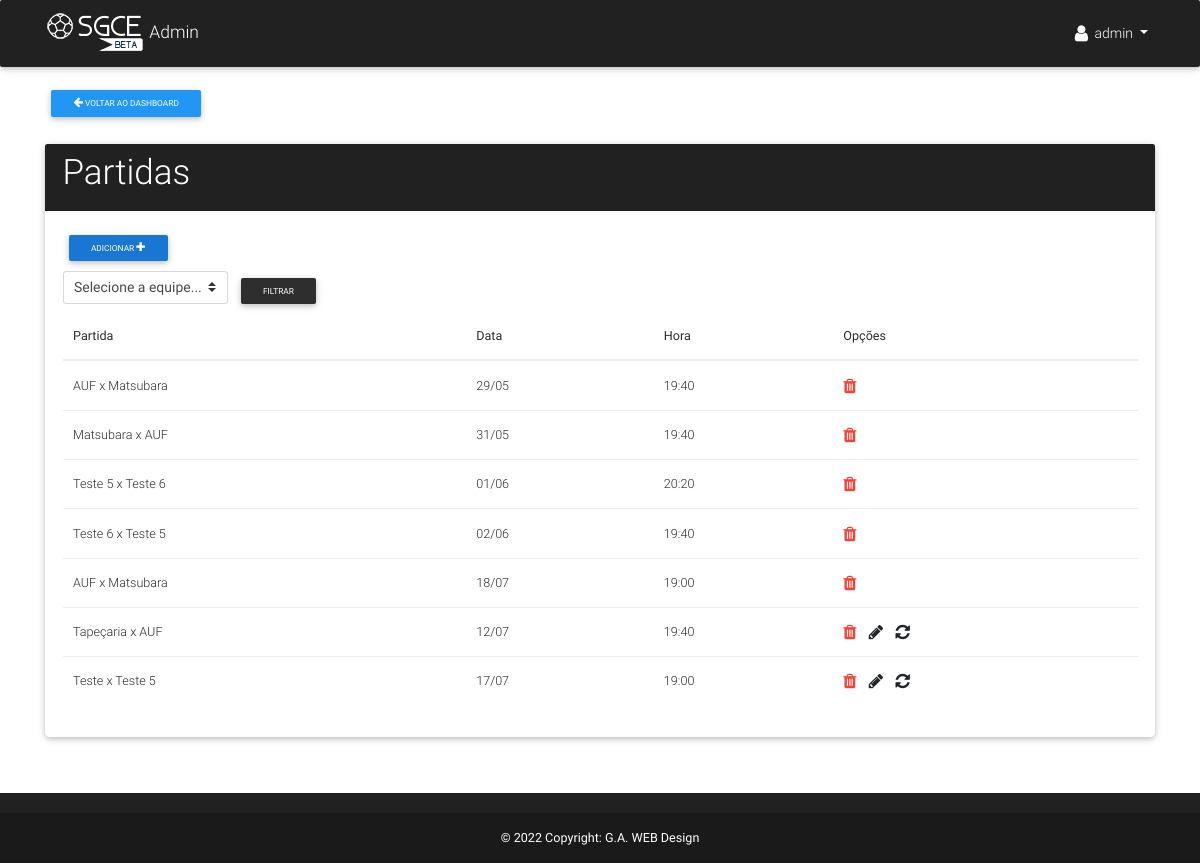
The app's page /manager/campeonatos/list_partida/1/ (signed in) with its own data.
### app/models.py (models this page shows, shortened)
class Partida(models.Model):
    FASE = (
        ('G', 'Grupos'),
        ('O','Oitavas'),
        ('Q','Quartas'),
        ('S', 'Semi-final'),
        ('F', 'Final')
    )
    mandante = models.ForeignKey(Equipe, verbose_name='Mandante', related_name='mandante')
    visitante = models.ForeignKey(Equipe, verbose_name='Visitante', related_name='visitante')
    rodada = models.PositiveIntegerField('Rodada', null=True, blank=True)
    campeonato = models.PositiveIntegerField('Campeonato', default=None)
    gols_mandante = models.PositiveIntegerField('Gols mandante', default=0)
    gols_visitante = models.PositiveIntegerField('Gols visitante', default=0)
    total_cart_amarelo = models.PositiveIntegerField('Cartões amarelos', default=0)
    total_cart_vermelho = models.PositiveIntegerField('Cartões vermelhos', default=0)
    data = models.DateTimeField('Data', null=True, blank=True)
    hora = models.CharField('Hora', default="--:--", max_length=5, null=True, blank=True)
    finalizada = models.BooleanField(default=False)
    fase = models.CharField('Fase', max_length=1, choices=FASE, default='G')
    def __str__(self):
        return '%s x %s' % (self.mandante, self.visitante)

class Equipe(models.Model):
    nome = models.CharField('Nome', max_length=50)
    pontos = models.PositiveIntegerField('Pts', default=0)
    vitorias = models.PositiveIntegerField('V', default=0)
    empates = models.PositiveIntegerField('E', default=0)
    derrotas = models.PositiveIntegerField('D', default=0)
    gols_marcados = models.PositiveIntegerField('GP', default=0)
    gols_sofridos = models.PositiveIntegerField('GC', default=0)
    saldo_gols = models.IntegerField('SG', default=0)
    grupo = models.ForeignKey(Grupo, verbose_name='Grupo', null=True, blank=True)
    campeonato = models.PositiveIntegerField('Campeonato', default=0)
    emblema = models.ImageField('Emblema', upload_to='emblemas/', null=True, blank=True)
    class Meta:
        ordering = ['-pontos', '-vitorias', '-empates', '-derrotas','-saldo_gols']
    def __str__(self):
        return self.nome

### app/views.py (the view)
# urls.py: url(r'^manager/campeonatos/list_partida/(?P<pk>[0-9]+)/$', partida_list, name='list_partida'),
@login_required(login_url='/manager/login/')
def partida_list(request, pk):
    equipes = Equipe.objects.filter(campeonato=pk)
    if request.method == 'GET':
        if 'equipe' in request.GET:
            partidas = Partida.objects.filter(Q(mandante = request.GET['equipe']) | Q(visitante = request.GET['equipe'])).order_by('pk')
            return render(request, 'manager/read/listar_partidas.html', {'partidas':partidas, 'equipes':equipes, 'pk':pk})
        else:
            partidas = Partida.objects.filter(campeonato=pk).order_by('pk')
            return render(request, 'manager/read/listar_partidas.html', {'partidas':partidas, 'equipes':equipes, 'pk':pk})

### app/templates/manager/read/listar_partidas.html (shortened to what this page needs)
{% extends 'manager/base.html' %}
{% block content %}
<br><br>
<div class="row">
  <div class="col-lg-12">
    <a href="{% url 'manage_campeonato' pk=pk %}" class="btn btn-sm blue">
        <span class="fa fa-arrow-left"></span>
        Voltar ao dashboard
    </a>
    <div class="row justify-content-center mt-4">
      <div class="col-lg-12">
        <div class="card">
          <div class="card-header elegant-color-dark white-text">
            <h1 class="h1-responsive">Partidas</h1>
          </div>
          <div class="card-body">
            <a href="{% url 'add_partida' pk=pk %}" class="pull-left black-text mr-5 btn btn-blue btn-sm">
                Adicionar
                <span class="fa fa-plus fa-lg white-text"></span>
            </a><br><br>
            {% if partidas %}
            <form method="get" class="form-inline">
                <select class="custom-select mb-2 mr-sm-2 mb-sm-0" id="equipe" name="equipe" required>
                    <option value="">Selecione a equipe...</option>
                </select>
                <button type="submit" class="btn btn-elegant btn-sm">Filtrar</button>
            </form>
            <div class="table-responsive">
                <table class="table">
                    <thead>
                        <tr>
                            <th>Partida</th>
                            <th>Data</th>
                            <th>Hora</th>
                            <th>Opções</th>
                        </tr>
                    </thead>
                    <tbody>
                        {% for partida in partidas %}
                        <tr>
                            <td>{{partida}}</td>
                            <td>{{partida.data|date:"d/m"}}</td>
                            <td>{{partida.hora}}</td>
                            <td>
                                <a href="{% url 'partida_remove' pk=partida.pk%}">
                                    <span class="fa fa-trash fa-lg red-text"></span>
                                </a>
                                {% if partida.finalizada == False %}
                                <a href="{% url 'partida_edit' pk=partida.pk %}">
                                    <span class="fa fa-pencil fa-lg"></span>
                                </a>
                                <a href="{% url 'update_resultado' pk=partida.pk %}">
                                    <span class="fa fa-refresh fa-lg"></span>
                                </a>
                                {% endif %}
                            </td>
                        </tr>
                        {% endfor %}
                    </tbody>
                </table>
            </div>
            {% else %}
            <p>Ainda não há partidas cadastradas =(</p>
            {% endif %}
          </div>
        </div>
      </div>
    </div>
  </div>
</div>
{% endblock %}

### app/templates/manager/base.html (shortened to what this page needs)
{% load static %}
<!DOCTYPE html>
<html lang="pt-br">
<head>
  <link rel="stylesheet" href="https://maxcdn.bootstrapcdn.com/font-awesome/4.7.0/css/font-awesome.min.css">
  <link href="{% static 'css/bootstrap.min.css' %}" rel="stylesheet">
  <link href="{% static 'css/mdb.min.css' %}" rel="stylesheet">
  <link href="{% static 'css/style.css' %}" rel="stylesheet">
  <link href="https://cdnjs.cloudflare.com/ajax/libs/summernote/0.8.9/summernote-lite.css" rel="stylesheet">
</head>
<body>
  <header>
    <nav class="navbar navbar-expand-lg navbar-dark elegant-color-dark fixed-top">
      <div class="container">
        <a class="navbar-brand" href="/manager/">
          <img src="{% static 'img/logo.png' %}" alt=""> Admin
        </a>
        <div class="collapse navbar-collapse" id="navbarSupportedContent">
          {% if request.user.is_authenticated %}
          <ul class="navbar-nav nav-flex-icons">
            <li class="nav-item btn-group">
              <a class="nav-link dropdown-toggle" id="navbarDropdownMenuLink" data-toggle="dropdown" aria-haspopup="true" aria-expanded="false">
                <i class="fa fa-user fa-lg"></i>
                {{ user.username }}
              </a>
            </li>
        </ul>
        {% endif %}
        </div>
      </div>
    </nav>
  </header>
  <main>
    <div class="container">
      {% block content %} {% endblock content %}
    </div>
  </main>
  <footer class="page-footer center-on-small-only elegant-color-dark">
    <div class="footer-copyright">
      <div class="container-fluid white-text">
        <strong>
          © 2022 Copyright: <a href="#">G.A. WEB Design </a>
        </strong>
      </div>
    </div>
  </footer>
</body>
</html>

### SGCE/static/css/style.css (style rules this page uses)
main { padding-top: 3rem; padding-bottom: 2rem; }
.navbar { background-color: #414a5c; }
footer.page-footer { background-color: #414a5c; margin-top: 2rem; }
.card { font-weight: 300; }
html { font-size: 14px; }

### records on screen
Partida: mandante+visitante "AUF x Matsubara", data "29/05", hora "19:40"
Partida: mandante+visitante "Matsubara x AUF", data "31/05", hora "19:40"
Partida: mandante+visitante "Teste 5 x Teste 6", data "01/06", hora "20:20"
Partida: mandante+visitante "Teste 6 x Teste 5", data "02/06", hora "19:40"
Partida: mandante+visitante "AUF x Matsubara", data "18/07", hora "19:00"
Partida: mandante+visitante "Tapeçaria x AUF", data "12/07", hora "19:40", finalizada False (drawn)
Partida: mandante+visitante "Teste x Teste 5", data "17/07", hora "19:00", finalizada False (drawn)

### other values on screen
{{ user.username }} "admin"
